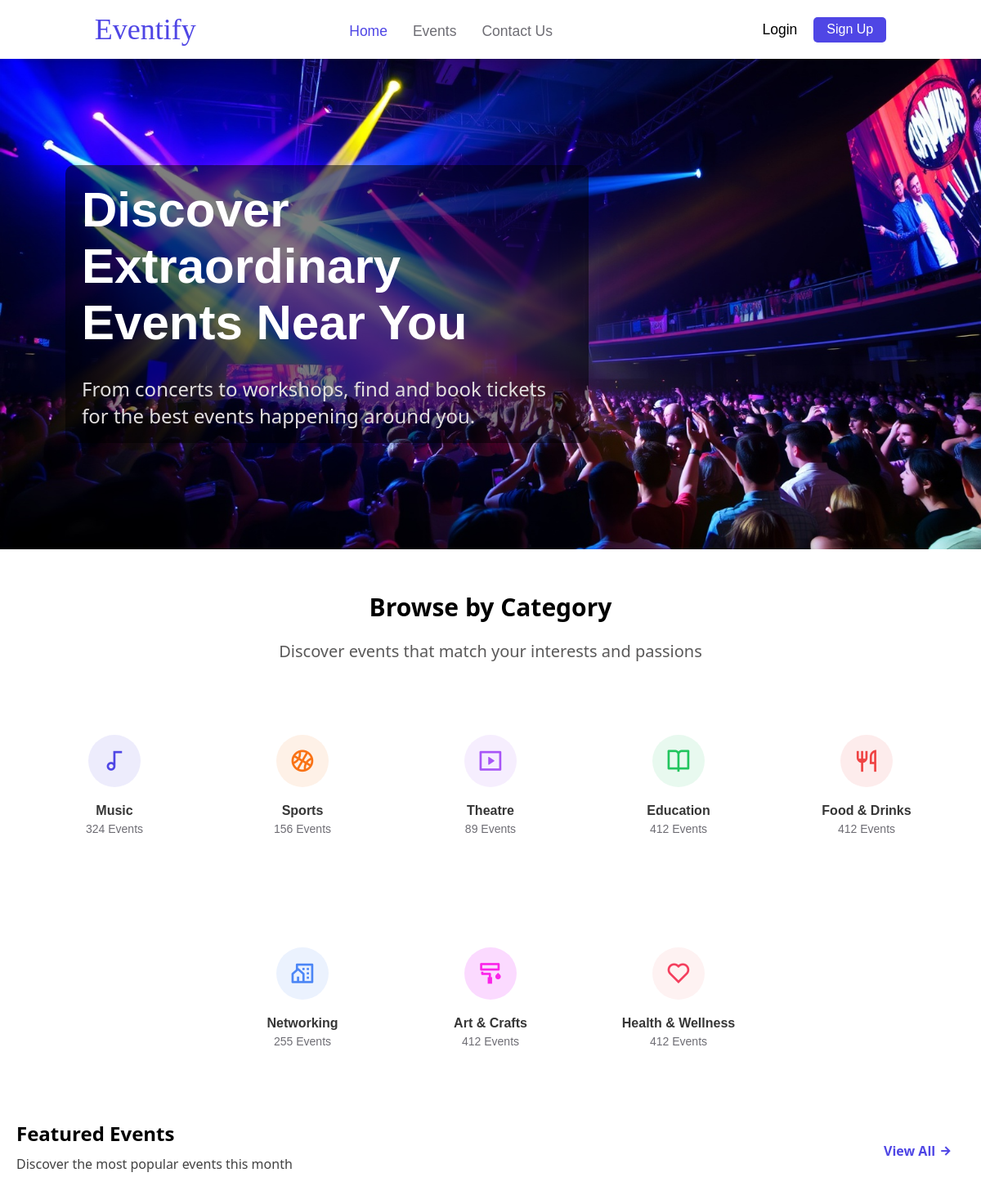
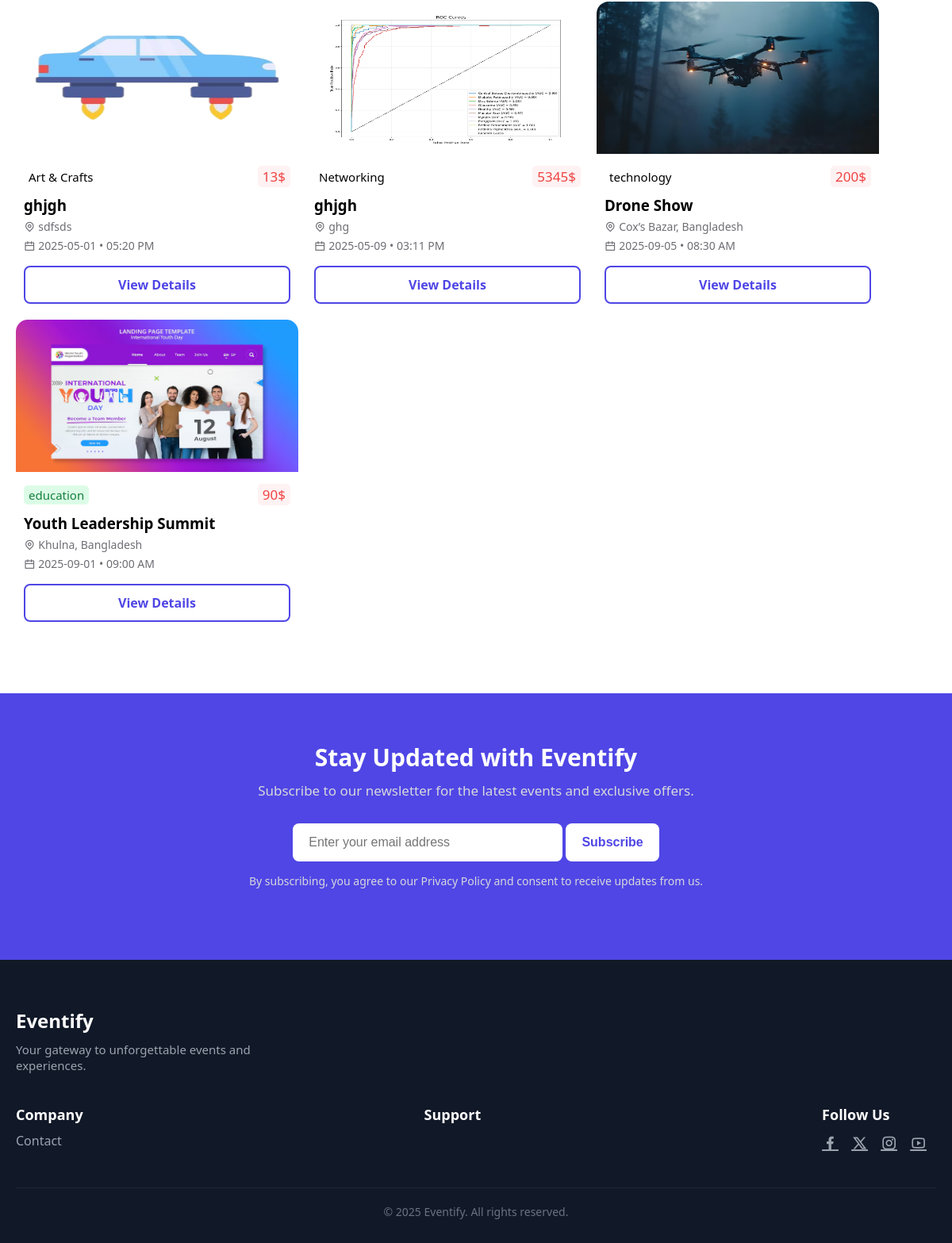
The page / on the database its author committed (2 pictures, top to bottom).
### tables this page shows
CREATE TABLE `events` (
  `E_ID` int(100) NOT NULL,
  `E_Name` varchar(100) NOT NULL,
  `E_Location` varchar(100) NOT NULL,
  `E_Date` date NOT NULL,
  `E_Time` time(6) NOT NULL,
  `E_Description` text NOT NULL,
  `E_Category` varchar(20) NOT NULL,
  `E.Price` int(100) NOT NULL,
  `short_description` varchar(100) NOT NULL,
  `Thumbnail` text DEFAULT NULL,
  `venue_ID` int(11) NOT NULL,
  `PromoCode` int(11) DEFAULT NULL
);

### Model/featureEvents.php (called while the page is built)
<?php
require_once './Model/DataBase.php';
function getFeaturedEvents()
{
    global $conn;
    $query = "SELECT * FROM events ORDER BY E_ID DESC LIMIT 4;";
    $result = mysqli_query($conn, $query);
    $featuredEvents = [];
    if ($result) {
        while ($row = mysqli_fetch_assoc($result)) {
            $featuredEvents[] = $row;
        }
    }
    return $featuredEvents;
}
?>

### index.php (the view, shortened to what this page needs)
<?php
require_once('./Model/featureEvents.php');
$result = getFeaturedEvents();
?>
<!DOCTYPE html>
<html lang="en">
<head>
  <link rel="stylesheet" href="./Asset/CSS/style_Index.css?v18.0" />
  <link
    href="https://cdn.jsdelivr.net/npm/remixicon@4.5.0/fonts/remixicon.css"
    rel="stylesheet" />
</head>
<body>
  <header>
    <div>
      <span class="logo">Eventify</span>
    </div>
    <nav>
      <ul>
        <a href="./Model/Events.php"></a>
        <li><a class="ActivePage" href="./index.php">Home</a></li>
        <li><a href="./View/EventCalendar.php">Events</a></li>
        <li><a href="./View/contactUs.php">Contact Us</a></li>
      </ul>
    </nav>
    <div id="LogSing" style="display: <?php if (isset($_SESSION["CustomerLoginstatus"])) {
                                        echo "none";
                                      } ?>;">
      <a class="Blacktxt" href="./View/login.php">Login</a>
      <a href="./View/signUp.php" id="sgnUp">Sign Up</a>
    </div>
  </header>
  <main>
    <section id="hero">
      <div class="hero-container" class="HeroSec-Div">
        <div id="hero-text" class="HeroSec-Div">
          <h1>Discover Extraordinary Events Near You</h1>
        </div>
        <p id="hero-description">
          From concerts to workshops, find and book tickets for the best
          events happening around you.
        </p>
      </div>
    </section>
    <section id="Category-Section">
      <div id="Category-Description">
        <h2>Browse by Category</h2>
        <p>Discover events that match your interests and passions</p>
      </div>
      <div class="Category-Container">
        <a href="./View/EventsByCategory.php?Category=music">
          <div class="Icon-Background" id="BgColor-Music-icon">
            <i class="ri-music-line" class="Icon-Properties"></i>
          </div>
          <h3 class="Category-h">Music</h3>
          <p class="Category-P">324 Events</p>
        </a>
        <a href="./View/EventsByCategory.php?Category=sports">
          <div class="Icon-Background" id="BgColor-Sports-icon">
            <i class="ri-basketball-line"></i>
          </div>
          <h3 class="Category-h">Sports</h3>
          <p class="Category-P">156 Events</p>
        </a>
        <a href="./View/EventsByCategory.php?Category=theatre">
          <div class="Icon-Background" id="BgColor-Theatre-icon">
            <i class="ri-movie-line"></i>
          </div>
          <h3 class="Category-h">Theatre</h3>
          <p class="Category-P">89 Events</p>
        </a>
        <a href="./View/EventsByCategory.php?Category=education">
          <div class="Icon-Background" id="BgColor-Education-icon">
            <i class="ri-book-open-line"></i>
          </div>
          <h3 class="Category-h">Education</h3>
          <p class="Category-P">412 Events</p>
        </a>
        <a href="./View/EventsByCategory.php?Category=food">
          <div class="Icon-Background" id="BgColor-FoodDriks-icon">
            <i class="ri-restaurant-line"></i>
          </div>
          <h3 class="Category-h">Food & Drinks</h3>
          <p class="Category-P">412 Events</p>
        </a>
        <a href="./View/EventsByCategory.php?Category=networking">
          <div class="Icon-Background" id="BgColor-Networking-icon">
            <i class="ri-community-line"></i>
          </div>
          <h3 class="Category-h">Networking</h3>
          <p class="Category-P">255 Events</p>
        </a>
        <a href="./View/EventsByCategory.php?Category=art">
          <div class="Icon-Background" id="BgColor-ArtCrafts-icon">
            <i class="ri-paint-brush-line"></i>
          </div>
          <h3 class="Category-h">Art & Crafts</h3>
          <p class="Category-P">412 Events</p>
        </a>
        <a href="./View/EventsByCategory.php?Category=health">
          <div class="Icon-Background" id="BgColor-HealthWellness-icon">
            <i class="ri-heart-line"></i>
          </div>
          <h3 class="Category-h">Health & Wellness</h3>
          <p class="Category-P">412 Events</p>
        </a>
      </div>
    </section>
    <section id="Featured-Events">
      <div id="Featured-Events-Description">
        <span>
          <h2>Featured Events</h2>
          <p>Discover the most popular events this month</p>
        </span>
        <span>
          <a href="./View/EventCalendar.php" id="ViewAll" class="ViewAll-button">View All <i class="ri-arrow-right-line"></i></a>
        </span>
      </div>
      <div id="Featured-cards-container">
        <?php
        foreach ($result as $event) {
        ?>
          <div id="F1" class="Featured-cards">
            <div class="Featured-img-container">
              <img
                src="./Asset/Image/<?php echo $event["Thumbnail"]; ?>"
                class="Featured-img"
                alt="<?php echo $event["Thumbnail"]; ?>" />
            </div>
            <div class="Featured-text-1">
              <div class="Featured-tag">
                <?php
                switch ($event["E_Category"]) {
                  case "education":
                    $tagId = "education-tag";
                    break;
                  default:
                    $tagId = "";
                }
                ?>
                <span class="Tag" id="<?php echo $tagId; ?>"><?php echo $event["E_Category"]; ?></span>
                <span class="price"><?php echo $event["E.Price"]; ?>$</span>
              </div>
              <div class="Featured-below-tag">
                <h3 class="Featured-h3"><?php echo $event["E_Name"]; ?></h3>
                <span><i class="ri-map-pin-line"></i> <?php echo $event["E_Location"]; ?></span>
                <span><i class="ri-calendar-line"></i> <?php echo $event["E_Date"]; ?> • <?php echo date("h:i A", strtotime($event["E_Time"])); ?></span>
                <a href="./View/EventDetails.php?id=<?php echo $event["E_ID"]; ?>" id="BookNowBtn_1" class="Featured-button">
                  View Details
                </a>
              </div>
            </div>
          </div>
        <?php
        }
        ?>
      </div>
    </section>
    <section id="Newsletter-Section">
      <div id="Newsletter-Header">
        <h2>Stay Updated with Eventify</h2>
        <p class="Newsletter-Description">
          Subscribe to our newsletter for the latest events and exclusive
          offers.
        </p>
      </div>
      <div class="Newsletter-Container">
        <div>
          <form action="" onsubmit="return isValidEmail()">
            <input
              type="email"
              placeholder="Enter your email address"
              id="newsletter-input" />
            <button id="newsletter-button">Subscribe</button>
          </form>
        </div>
        <div id="newsletter-privacy">
          <p class="Newsletter-Description">
            By subscribing, you agree to our Privacy Policy and consent to
            receive updates from us.
          </p>
        </div>
      </div>
    </section>
  </main>
  <footer id="Footer-Section">
    <div class="footer-container">
      <div class="footer-brand">
        <h3>Eventify</h3>
        <p>Your gateway to unforgettable events and experiences.</p>
      </div>
      <div class="footer-links">
        <div class="footer-column">
          <h4>Company</h4>
          <ul>
            <li><a href="./View/contactUs.php">Contact</a></li>
          </ul>
        </div>
        <div class="footer-column">
          <h4>Support</h4>
        </div>
        <div class="footer-column">
          <h4>Follow Us</h4>
          <div class="social-icons">
            <a href="#"><i class="ri-facebook-fill"></i></a>
            <a href="#"><i class="ri-twitter-x-line"></i></a>
            <a href="#"><i class="ri-instagram-line"></i></a>
            <a href="#"><i class="ri-youtube-line"></i></a>
          </div>
        </div>
      </div>
    </div>
    <div class="footer-bottom">
      <p>&copy; 2025 Eventify. All rights reserved.</p>
    </div>
  </footer>
</body>
</html>

### rows shown on the page
events: Thumbnail (picture), E_Category "Art & Crafts", Price "13", E_Name "ghjgh", E_Location "sdfsds", E_Date "2025-05-01", E_Time "05:20 PM"
events: Thumbnail (picture), E_Category "Networking", Price "5345", E_Name "ghjgh", E_Location "ghg", E_Date "2025-05-09", E_Time "03:11 PM"
events: Thumbnail (picture), E_Category "technology", Price "200", E_Name "Drone Show", E_Location "Cox’s Bazar, Bangladesh", E_Date "2025-09-05", E_Time "08:30 AM"
events: Thumbnail (picture), E_Category "education", Price "90", E_Name "Youth Leadership Summit", E_Location "Khulna, Bangladesh", E_Date "2025-09-01", E_Time "09:00 AM"
